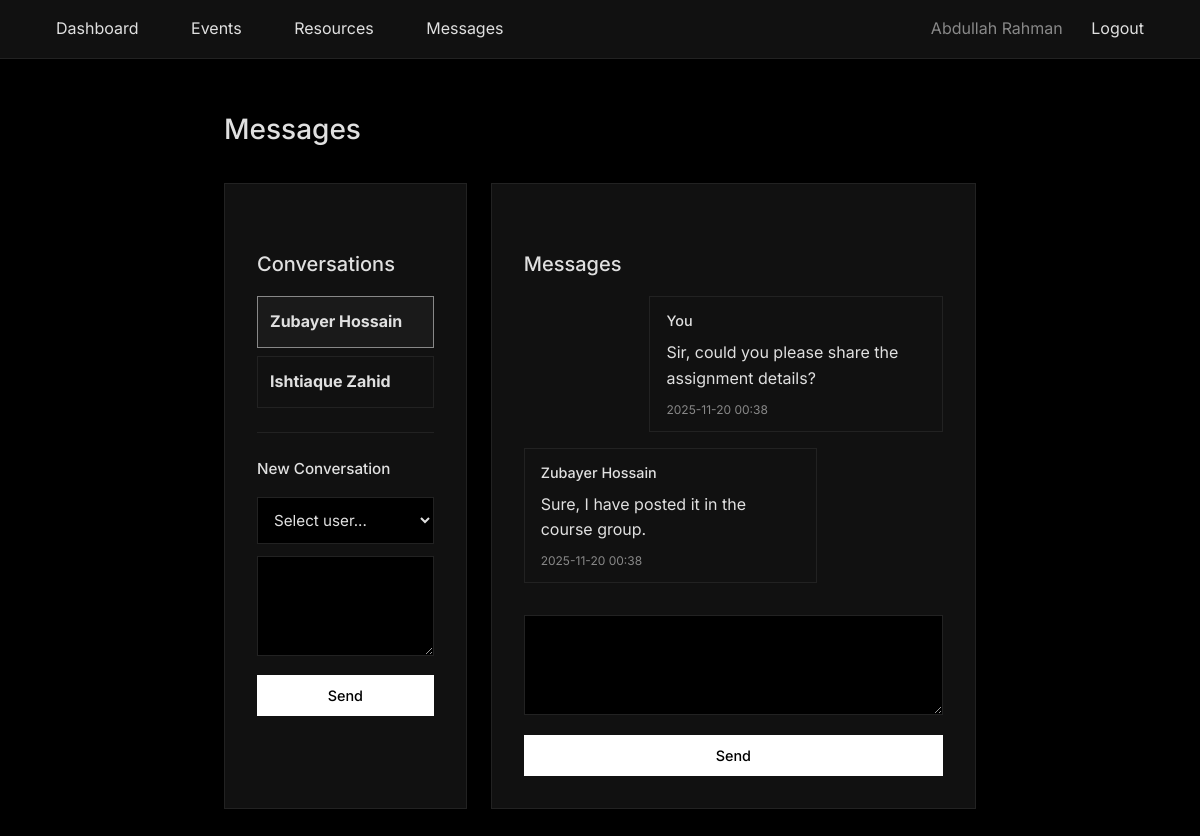
The page /messages?user_id=2 (signed in) on the database its author committed.
### tables this page shows
CREATE TABLE User (
    user_id     INTEGER PRIMARY KEY AUTOINCREMENT,
    name        VARCHAR(100) NOT NULL,
    email       VARCHAR(100) NOT NULL UNIQUE,
    password    VARCHAR(255) NOT NULL,
    role        VARCHAR(50)  NOT NULL,
    profile_pic VARCHAR(255)
);

CREATE TABLE Message (
    message_id INTEGER PRIMARY KEY AUTOINCREMENT,
    sender_id  INTEGER NOT NULL,
    receiver_id INTEGER NOT NULL,
    content    TEXT NOT NULL,
    is_read    BOOLEAN DEFAULT 0,
    created_at TIMESTAMP DEFAULT CURRENT_TIMESTAMP,
    FOREIGN KEY (sender_id) REFERENCES User(user_id)
        ON UPDATE CASCADE ON DELETE CASCADE,
    FOREIGN KEY (receiver_id) REFERENCES User(user_id)
        ON UPDATE CASCADE ON DELETE CASCADE
);

### app.py (the view)
@app.route('/messages')
def messages():
    if 'user_id' not in session:
        return redirect(url_for('index'))
    conn = get_db()
    users = conn.execute('SELECT user_id, name, email FROM User WHERE user_id != ?',
                        (session['user_id'],)).fetchall()
    conversations = conn.execute('''
        SELECT DISTINCT
            CASE
                WHEN sender_id = ? THEN receiver_id
                ELSE sender_id
            END as other_user_id,
            u.name as other_user_name
        FROM Message m
        JOIN User u ON (CASE WHEN m.sender_id = ? THEN m.receiver_id ELSE m.sender_id END = u.user_id)
        WHERE sender_id = ? OR receiver_id = ?
        ORDER BY (SELECT MAX(created_at) FROM Message
                 WHERE (sender_id = ? AND receiver_id = other_user_id)
                 OR (sender_id = other_user_id AND receiver_id = ?)) DESC
    ''', (session['user_id'], session['user_id'], session['user_id'], session['user_id'],
          session['user_id'], session['user_id'])).fetchall()
    other_user_id = request.args.get('user_id', type=int)
    messages = []
    if other_user_id:
        messages = conn.execute('''
            SELECT m.*, u1.name as sender_name, u2.name as receiver_name
            FROM Message m
            JOIN User u1 ON m.sender_id = u1.user_id
            JOIN User u2 ON m.receiver_id = u2.user_id
            WHERE (sender_id = ? AND receiver_id = ?) OR (sender_id = ? AND receiver_id = ?)
            ORDER BY m.created_at ASC
        ''', (session['user_id'], other_user_id, other_user_id, session['user_id'])).fetchall()
        conn.execute('UPDATE Message SET is_read = 1 WHERE sender_id = ? AND receiver_id = ?',
                    (other_user_id, session['user_id']))
        conn.commit()
    conn.close()
    return render_template('messages.html', users=users, conversations=conversations,
                         messages=messages, selected_user_id=other_user_id)

### app.py (called while the page is built)
def get_db():
    conn = sqlite3.connect(DATABASE)
    conn.row_factory = sqlite3.Row
    return conn

### templates/messages.html (shortened to what this page needs)
{% extends "base.html" %}
{% block content %}
<h1>Messages</h1>
<div class="messages-grid">
    <div class="card">
        <h2 style="margin-bottom: 1rem;">Conversations</h2>
        {% if conversations %}
            {% for conv in conversations %}
            <a href="{{ url_for('messages', user_id=conv.other_user_id) }}"
               class="conversation-item {% if selected_user_id == conv.other_user_id %}active{% endif %}">
                <strong>{{ conv.other_user_name }}</strong>
            </a>
            {% endfor %}
        {% else %}
            <p style="color: var(--text-muted); text-align: center; padding: 1rem;">No conversations yet.</p>
        {% endif %}
        <hr style="margin: 1.5rem 0; border: none; border-top: 1px solid var(--border);">
        <h3 style="margin-bottom: 1rem; font-size: 0.95rem; font-weight: 500;">New Conversation</h3>
        <form method="POST" action="{{ url_for('send_message') }}">
            <div class="form-group" style="margin-bottom: 0.75rem;">
                <select name="receiver_id" required>
                    <option value="">Select user...</option>
                </select>
            </div>
            <div class="form-group" style="margin-bottom: 0.75rem;">
                <textarea name="content" required style="min-height: 100px;"></textarea>
            </div>
            <button type="submit" class="btn" style="width: 100%;">Send</button>
        </form>
    </div>
    <div class="card">
        {% if selected_user_id %}
            <h2 style="margin-bottom: 1rem;">Messages</h2>
            <div style="max-height: 500px; overflow-y: auto; margin-bottom: 1rem;">
                {% if messages %}
                    {% for msg in messages %}
                    <div class="message-bubble {% if msg.sender_id == session.user_id %}message-sent{% else %}message-received{% endif %}">
                        <div style="font-weight: 500; margin-bottom: 0.5rem; font-size: 0.9rem;">
                            {% if msg.sender_id == session.user_id %}You{% else %}{{ msg.sender_name }}{% endif %}
                        </div>
                        <div style="white-space: pre-wrap;">{{ msg.content }}</div>
                        <div style="font-size: 0.75rem; color: var(--text-muted); margin-top: 0.5rem;">
                            {{ msg.created_at[:16] if msg.created_at else '' }}
                        </div>
                    </div>
                    {% endfor %}
                {% else %}
                    <p style="color: var(--text-muted); text-align: center; padding: 2rem;">
                        No messages yet.
                    </p>
                {% endif %}
            </div>
            <form method="POST" action="{{ url_for('send_message') }}">
                <div class="form-group" style="margin-bottom: 0.75rem;">
                    <textarea name="content" required style="min-height: 100px;"></textarea>
                </div>
                <button type="submit" class="btn" style="width: 100%;">Send</button>
            </form>
        {% else %}
            <div style="text-align: center; padding: 4rem 2rem;">
                <p style="color: var(--text-muted);">
                    Select a conversation to view messages.
                </p>
            </div>
        {% endif %}
    </div>
</div>
{% endblock %}

### templates/base.html (shortened to what this page needs)
<!DOCTYPE html>
<html lang="en">
<head>
</head>
<body>
    {% if session.user_id %}
    <nav class="navbar">
        <div>
            <a href="{{ url_for('dashboard') }}">Dashboard</a>
            <a href="{{ url_for('events') }}">Events</a>
            <a href="{{ url_for('resources') }}">Resources</a>
            <a href="{{ url_for('messages') }}">Messages</a>
        </div>
        <div>
            <span>{{ session.user_name }}</span>
            <a href="{{ url_for('logout') }}">Logout</a>
        </div>
    </nav>
    {% endif %}
    <div class="container">
        {% block content %}{% endblock %}
    </div>
</body>
</html>

### templates/base.html (style rules this page uses)
* { margin: 0; padding: 0; box-sizing: border-box; }
:root { --bg: #000000; --surface: #111111; --surface-hover: #1a1a1a; --border: #222222; --text: #e0e0e0; --text-muted: #888888; --accent: #ffffff; }
body { font-family: 'Inter', -apple-system, BlinkMacSystemFont, sans-serif; background: var(--bg); min-height: 100vh; color: var(--text); line-height: 1.6; font-weight: 400; }
.navbar { background: var(--surface); border-bottom: 1px solid var(--border); padding: 1rem 2rem; display: flex; justify-content: space-between; align-items: center; position: sticky; top: 0; z-index: 1000; }
.navbar a { color: var(--text); text-decoration: none; margin: 0 0.5rem; padding: 0.5rem 1rem; transition: color 0.2s; font-weight: 400; }
.navbar span { color: var(--text-muted); font-weight: 400; }
.container { max-width: 800px; margin: 3rem auto; padding: 0 1.5rem; }
.card { background: var(--surface); border: 1px solid var(--border); padding: 2rem; margin-bottom: 1.5rem; transition: border-color 0.2s; }
.card h1, .card h2, .card h3 { color: var(--text); margin-bottom: 1rem; font-weight: 500; }
.card h2 { font-size: 1.25rem; font-weight: 500; }
.btn { background: var(--accent); color: var(--bg); border: none; padding: 0.75rem 1.5rem; cursor: pointer; text-decoration: none; display: inline-block; transition: opacity 0.2s; font-weight: 500; font-size: 0.9rem; font-family: inherit; }
.form-group { margin-bottom: 1.5rem; }
.form-group input, .form-group textarea, .form-group select { width: 100%; padding: 0.75rem; border: 1px solid var(--border); background: var(--bg); color: var(--text); font-size: 0.95rem; font-family: inherit; transition: border-color 0.2s; }
.form-group textarea { resize: vertical; min-height: 100px; }
.messages-grid { display: grid; grid-template-columns: 1fr 2fr; gap: 1.5rem; }
.conversation-item { display: block; padding: 0.75rem; margin-bottom: 0.5rem; text-decoration: none; color: var(--text); transition: background 0.2s; border: 1px solid var(--border); }
.conversation-item.active { background: var(--surface-hover); border-color: var(--text-muted); }
.message-bubble { margin-bottom: 1rem; padding: 0.75rem 1rem; max-width: 70%; }
.message-sent { background: var(--surface); border: 1px solid var(--border); margin-left: auto; }
.message-received { background: var(--surface); border: 1px solid var(--border); }
h1 { color: var(--text); font-weight: 500; font-size: 1.75rem; margin-bottom: 2rem; }
h2 { color: var(--text); font-weight: 500; font-size: 1.25rem; margin: 2rem 0 1rem 0; }
a { color: var(--text); text-decoration: underline; text-decoration-color: var(--text-muted); transition: text-decoration-color 0.2s; }

### rows shown on the page
User: user_name "Abdullah Rahman"
Message: shows "You", content "Sir, could you please share the assignment details?", created_at "2025-11-20 00:38"
Message: sender_name "Zubayer Hossain", content "Sure, I have posted it in the course group.", created_at "2025-11-20 00:38"

### other values the page prints
{{ conv.other_user_name }} "Zubayer Hossain" "Ishtiaque Zahid"
